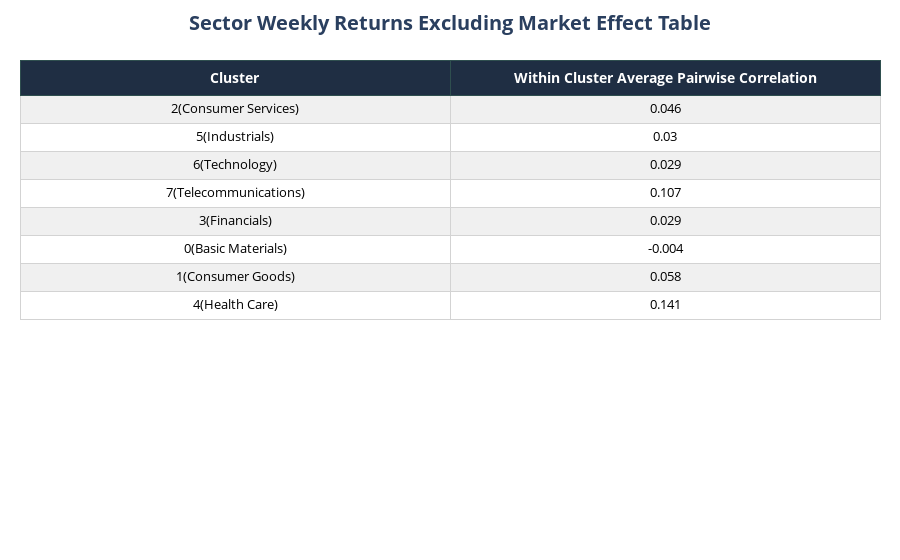
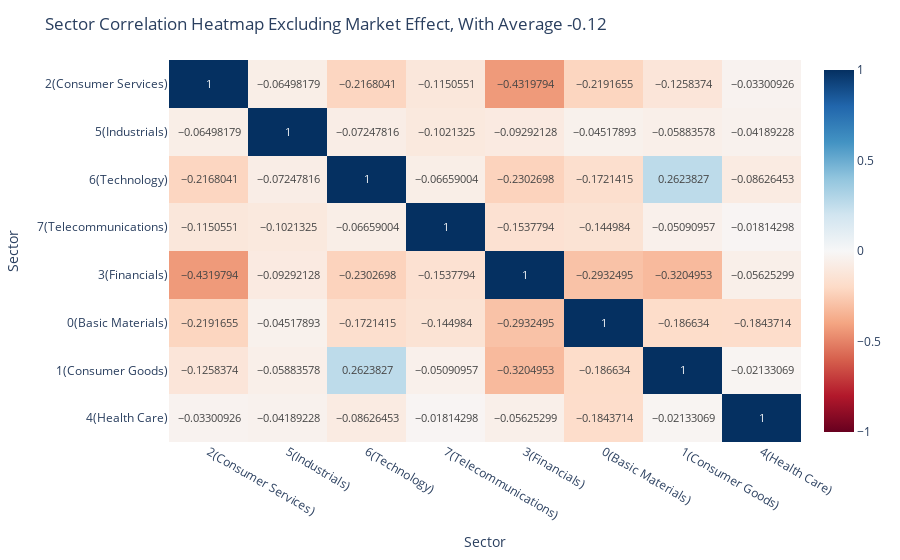

Notebook source saved alongside these figures, in order:
### Code cell
evaluation2(sector_returns, cluster=False)

### Figure 1 — Plotly figure (JSON) as saved in the notebook; plotly's stock layout.template omitted (floating-point values rounded to 4 significant figures)
{"data": [{"cells": {"align": "center", "fill": {"color": [["#f0f0f0", "#ffffff", "#f0f0f0", "#ffffff", "#f0f0f0", "#ffffff", "#f0f0f0", "#ffffff"], ["#f0f0f0", "#ffffff", "#f0f0f0", "#ffffff", "#f0f0f0", "#ffffff", "#f0f0f0", "#ffffff"]]}, "font": {"color": "black", "size": 13}, "height": 28, "line": {"color": "lightgrey"}, "values": [["2(Consumer Services)", "5(Industrials)", "6(Technology)", "7(Telecommunications)", "3(Financials)", "0(Basic Materials)", "1(Consumer Goods)", "4(Health Care)"], [0.046, 0.03, 0.029, 0.107, 0.029, -0.004, 0.058, 0.141]]}, "header": {"align": "center", "fill": {"color": "#1f2e43"}, "font": {"color": "white", "size": 14}, "height": 35, "line": {"color": "darkslategray"}, "values": ["<b>Cluster</b>", "<b>Within Cluster Average Pairwise Correlation</b>"]}, "type": "table"}], "layout": {"margin": {"b": 20, "l": 20, "r": 20, "t": 60}, "paper_bgcolor": "white", "title": {"font": {"size": 20}, "text": "<b>Sector Weekly Returns Excluding Market Effect Table</b>", "x": 0.5, "xanchor": "center"}}}

### Figure 2 — Plotly figure (JSON) as saved in the notebook; plotly's stock layout.template omitted (floating-point values rounded to 4 significant figures)
{"data": [{"coloraxis": "coloraxis", "hovertemplate": "Cluster: %{x}<br>Cluster: %{y}<br>color: %{z}<extra></extra>", "name": "0", "texttemplate": "%{z}", "type": "heatmap", "x": ["2(Consumer Services)", "5(Industrials)", "6(Technology)", "7(Telecommunications)", "3(Financials)", "0(Basic Materials)", "1(Consumer Goods)", "4(Health Care)"], "xaxis": "x", "y": ["2(Consumer Services)", "5(Industrials)", "6(Technology)", "7(Telecommunications)", "3(Financials)", "0(Basic Materials)", "1(Consumer Goods)", "4(Health Care)"], "yaxis": "y", "z": [[1, -0.06498, -0.2168, -0.1151, -0.432, -0.2192, -0.1258, -0.03301], [-0.06498, 1, -0.07248, -0.1021, -0.09292, -0.04518, -0.05884, -0.04189], [-0.2168, -0.07248, 1, -0.06659, -0.2303, -0.1721, 0.2624, -0.08626], [-0.1151, -0.1021, -0.06659, 1, -0.1538, -0.145, -0.05091, -0.01814], [-0.432, -0.09292, -0.2303, -0.1538, 1, -0.2932, -0.3205, -0.05625], [-0.2192, -0.04518, -0.1721, -0.145, -0.2932, 1, -0.1866, -0.1844], [-0.1258, -0.05884, 0.2624, -0.05091, -0.3205, -0.1866, 1, -0.02133], [-0.03301, -0.04189, -0.08626, -0.01814, -0.05625, -0.1844, -0.02133, 1]]}], "layout": {"coloraxis": {"cmax": 1, "cmin": -1, "colorscale": [[0, "rgb(103,0,31)"], [0.1, "rgb(178,24,43)"], [0.2, "rgb(214,96,77)"], [0.3, "rgb(244,165,130)"], [0.4, "rgb(253,219,199)"], [0.5, "rgb(247,247,247)"], [0.6, "rgb(209,229,240)"], [0.7, "rgb(146,197,222)"], [0.8, "rgb(67,147,195)"], [0.9, "rgb(33,102,172)"], [1, "rgb(5,48,97)"]]}, "margin": {"t": 60}, "title": {"text": "Sector Correlation Heatmap Excluding Market Effect, With Average -0.12"}, "xaxis": {"anchor": "y", "domain": [0, 1], "title": {"text": "Sector"}}, "yaxis": {"anchor": "x", "autorange": "reversed", "domain": [0, 1], "title": {"text": "Sector"}}}}
